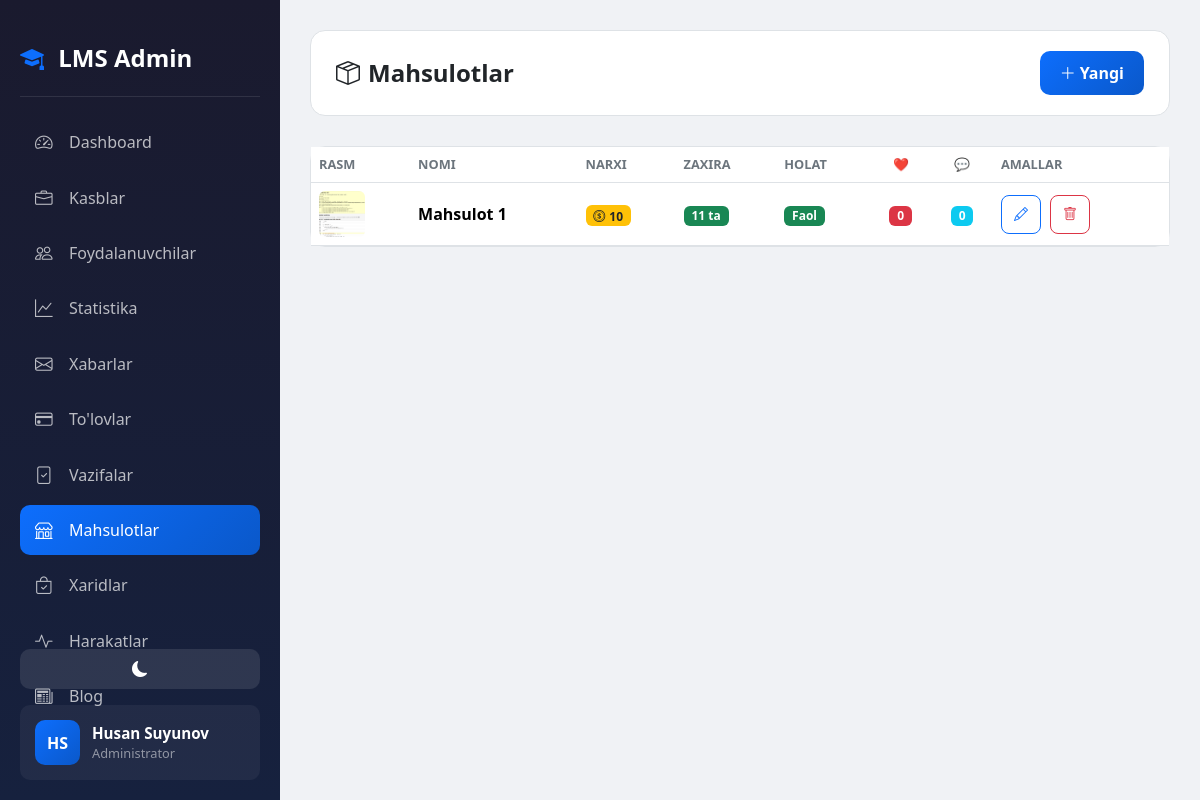
Before: /dashboard/products/ (signed in) with the older database file.
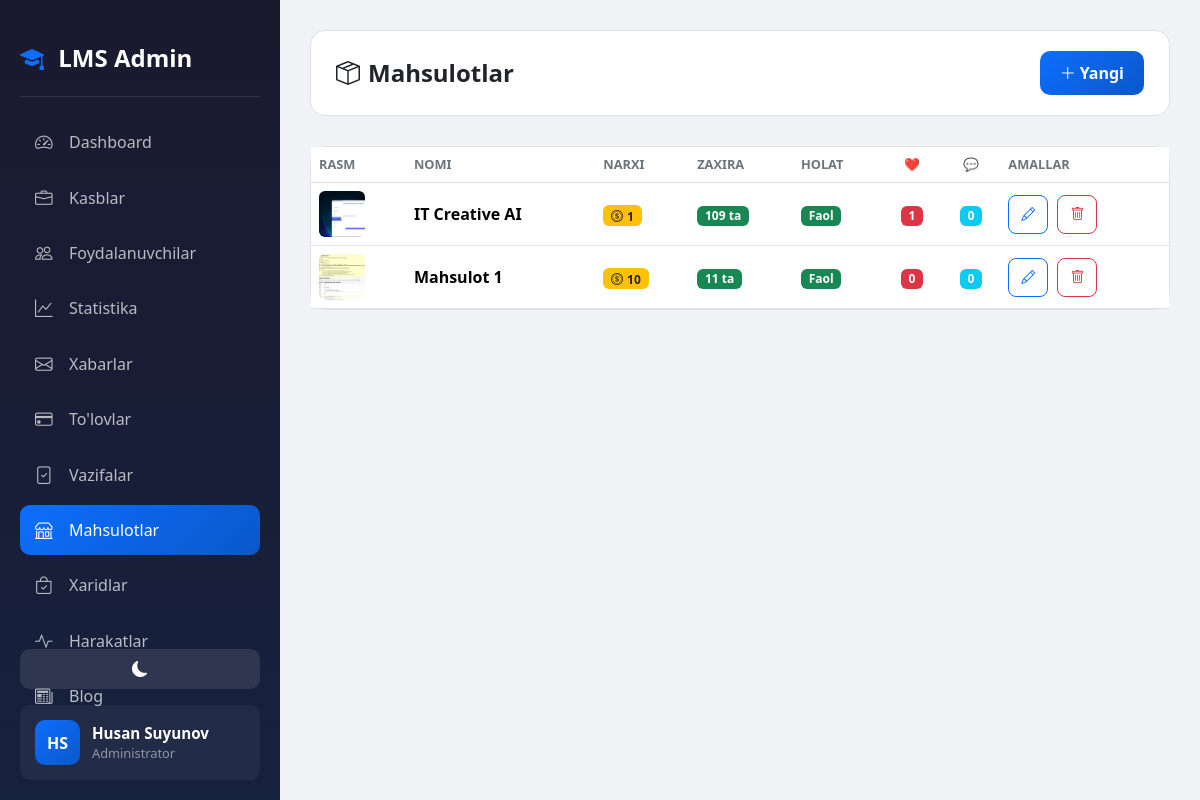
After: the same page with the newer database file.
### accounts/models.py (models this page shows, shortened)
class Product(models.Model):
    name = models.CharField(max_length=200, verbose_name="Mahsulot nomi")
    description = models.TextField(verbose_name="Mahsulot haqida")
    image = models.ImageField(upload_to='products/', verbose_name="Rasm")
    coin_price = models.IntegerField(verbose_name="Narxi (Coin)")
    stock = models.IntegerField(default=0, verbose_name="Omborda")
    is_active = models.BooleanField(default=True, verbose_name="Faol")
    created_at = models.DateTimeField(auto_now_add=True)
    class Meta:
        ordering = ['-created_at']
        verbose_name = "Mahsulot"
        verbose_name_plural = "Mahsulotlar"
    @property
    def likes_count(self):
        return self.likes.count()
    @property
    def comments_count(self):
        return self.comments.count()

### accounts/views.py (the view)
# urls.py: path('dashboard/products/', views.admin_products, name='admin_products'),
@login_required
def admin_products(request):
    if not request.user.is_admin:
        return redirect('home')
    products = Product.objects.all()
    return render(request, 'accounts/admin/products.html', {'products': products})

### accounts/management/commands/check_birthdays.py (called while the page is built, shortened)
    def handle(self, *args, **kwargs):
        today = timezone.now().date()
        users = CustomUser.objects.filter(birth_date__day=today.day, birth_date__month=today.month)
        if not users.exists():
            self.stdout.write(self.style.SUCCESS('No birthdays today.'))
            return

### accounts/models.py (called while the page is built)
    @property
    def is_admin(self):
        return self.role == 'admin'

### accounts/templates/accounts/admin/products.html (shortened to what this page needs)
{% extends 'accounts/admin/base_admin.html' %}
{% block admin_content %}
<div class="admin-ios">
<div class="top-bar">
    <h1 class="page-title"><i class="bi bi-box-seam me-2"></i>Mahsulotlar</h1>
    <a href="{% url 'admin_product_add' %}" class="btn btn-primary">
        <i class="bi bi-plus-lg me-1"></i>Yangi
    </a>
</div>
<div class="card">
    <div class="card-body p-0">
        <div class="table-responsive">
            <table class="table table-hover mb-0">
                <thead>
                    <tr>
                        <th>Rasm</th>
                        <th>Nomi</th>
                        <th>Narxi</th>
                        <th>Zaxira</th>
                        <th>Holat</th>
                        <th class="text-center">❤️</th>
                        <th class="text-center">💬</th>
                        <th>Amallar</th>
                    </tr>
                </thead>
                <tbody>
                    {% for product in products %}
                    <tr>
                        <td data-label="Rasm">
                            {% if product.image %}
                            <img src="{{ product.image.url }}" class="rounded" width="46" height="46" style="object-fit: cover;">
                            {% else %}
                            <div class="bg-light rounded d-flex align-items-center justify-content-center" style="width:46px;height:46px;">
                                <i class="bi bi-image text-muted"></i>
                            </div>
                            {% endif %}
                        </td>
                        <td data-label="Nomi" class="fw-bold">{{ product.name }}</td>
                        <td data-label="Narxi">
                            <span class="badge bg-warning text-dark">
                                <i class="bi bi-coin me-1"></i>{{ product.coin_price }}
                            </span>
                        </td>
                        <td data-label="Zaxira">
                            {% if product.stock > 0 %}
                            <span class="badge bg-success">{{ product.stock }} ta</span>
                            {% else %}
                            <span class="badge bg-danger">Tugagan</span>
                            {% endif %}
                        </td>
                        <td data-label="Holat">
                            {% if product.is_active %}
                            <span class="badge bg-success">Faol</span>
                            {% else %}
                            <span class="badge bg-secondary">Nofaol</span>
                            {% endif %}
                        </td>
                        <td data-label="Likelar" class="text-center">
                            <span class="badge bg-danger">{{ product.likes_count }}</span>
                        </td>
                        <td data-label="Izohlar" class="text-center">
                            <span class="badge bg-info">{{ product.comments_count }}</span>
                        </td>
                        <td data-label="Amallar" class="action-btns">
                            <a href="{% url 'admin_product_edit' product.pk %}" class="btn btn-sm btn-outline-primary">
                                <i class="bi bi-pencil"></i>
                            </a>
                            <a href="{% url 'admin_product_delete' product.pk %}" class="btn btn-sm btn-outline-danger">
                                <i class="bi bi-trash"></i>
                            </a>
                        </td>
                    </tr>
                    {% endfor %}
                </tbody>
            </table>
        </div>
    </div>
</div>
</div>
{% endblock %}

Changed rows visible on the page:
added Product: image (picture), name "IT Creative AI", coin_price "1", stock "109", is_active "Faol", likes_count "1", comments_count "0"
